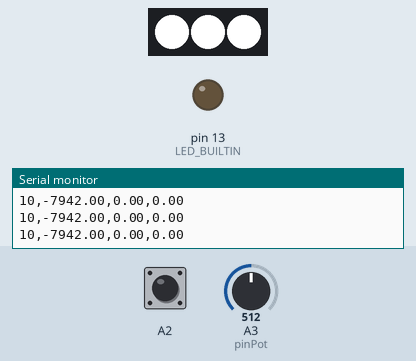
Recording of a sketch running on a simulated Arduino Uno, built with avr-gcc and run on an emulated ATmega328P. Shown: 3 RGB LEDs in strip order, left to right, output pins drawn as LEDs (lit = HIGH), the last lines printed to the serial monitor. The test bench sets the inputs (shaded band); at power-on: A3 (pinPot) = 512, A2 HIGH. Dim RGB values are drawn brighter than linear.

Above: at 1.2 s.
1.3 s: A3 (pinPot) set to 277
2.8 s: A3 (pinPot) set to 247
At 3.2 s:
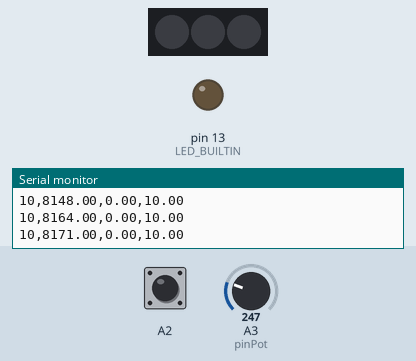
4.3 s: A2 pulled LOW for 0.15 s
At 4.6 s:
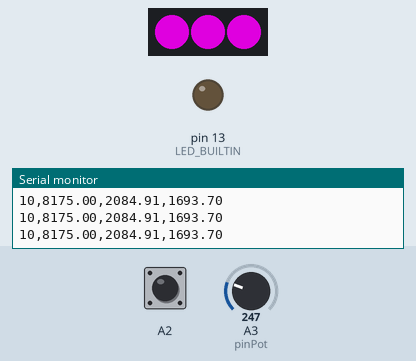
7.3 s: A2 pulled LOW for 1 s
At 8.55 s:
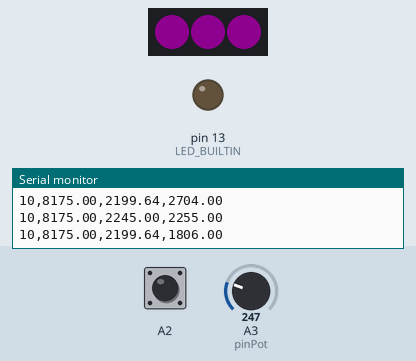
10.3 s: A2 pulled LOW for 1 s
At 11.2 s:
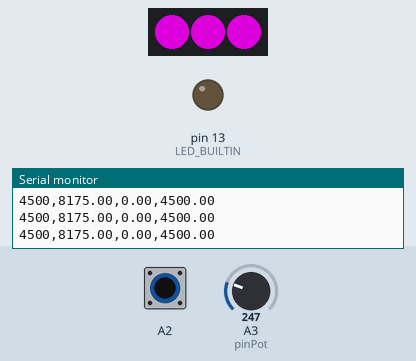
13.3 s: A2 pulled LOW for 3.2 s
Timing chart, 0 to 18.4 s (numbered marks = the images above; inputs shaded):
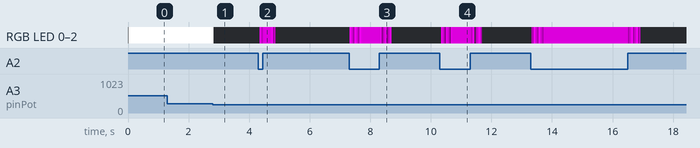

Measured:
- the behaviour switches between 263 and 262 on A3 (pinPot) (found by bisection; images 0 and 1)
- after the input at 2.8 s, RGB LED 0–2: RGB(255, 255, 255) → off at once

The sketch:

capacitive_sensing_advanced.ino
```cpp
#include <FastLED.h>
#include <CapacitiveSensor.h>
//#include <AnalogSmooth.h>
#include <Average.h>

/**
 * 1M resistor between pins A4 & A2
 * Pin A2 is our sensing pin, that means you can connect your capacitive material to this pin
 * add a wire and or foil if desired.
 */

CapacitiveSensor   cap = CapacitiveSensor(A4,A2);

const int pinPot = A3;
const int NUM_LEDS = 3;

float threshold; // this is the variable where we will store our trigger value
float fadeLevel;
CRGB leds[NUM_LEDS];

float EMA_a = 0.6;      //initialization of EMA alpha
int EMA_S = 0;          //initialization of EMA S

//AnalogSmooth smooth = AnalogSmooth(5);
Average<float> ave(10);
Average<float> aveLum(40);

float mapf(float x, float in_min, float in_max, float out_min, float out_max)
{
    return (x - in_min) * (out_max - out_min) / (in_max - in_min) + out_min;
}

void setup()
{
  pinMode(LED_BUILTIN, OUTPUT);
  pinMode(pinPot, INPUT);

  //FastLED.addLeds<APA102, DATA_PIN, CLOCK_PIN>(leds, NUM_LEDS);
  FastLED.addLeds<APA102, 4, 3>(leds, NUM_LEDS);

   //cap.set_CS_AutocaL_Millis(0xFFFFFFFF);     // turn off autocalibrate on channel 1 - just as an example
   Serial.begin(9600);
}

float read_threshold() {
  int val;
  for(int i = 0; i < 4; i++) {
    val += analogRead(pinPot);
    delay(2);
  }
  val = val >> 2;

  EMA_S = (EMA_a*val) + ((1-EMA_a)*EMA_S);

  return (float)EMA_S;
}

void led_proximity(float level) {
  //if(level > 1.0) return;
  for(int i = 0; i < NUM_LEDS; i++) {
    leds[i] = CRGB(level, 0, level);
    fadeLevel = level;
    //leds[i].fadeToBlackBy( fadeLevel );
  }
}

void led_touch() {
  for(int i = 0; i < NUM_LEDS; i++) {
    leds[i] = CRGB::White;
  }
}

void led_clear() {
  for(int i = 0; i < NUM_LEDS; i++) {
    leds[i] = CRGB::Black;
  }
}

void loop()
{
    long reading = 0;
    float n, dev, lum, mn;

    for(int i = 0; i < 4; i++) {
      reading += cap.capacitiveSensor(30);
      delay(2); // space readings 2ms each
    }
    reading = reading >> 2; // divide by four

    threshold = read_threshold();

    led_clear();
    if(reading > threshold) {
      led_touch();
    } else {
      //n = 1.0f - mapf(1.0*reading, .0, threshold, .0, 1.0 );
      ave.push(reading);
      dev = abs(ave.stddev());
      //lum = mapf(dev, 0, 10, 0, 255);
      //aveLum.push(lum);
      mn = ave.mean();
//      stat.add(n);
//      double dev = stat.pop_stdev();
      if(mn > 160.0) {
        led_proximity(mn);
      }
    }
    FastLED.show();

    Serial.print(reading);
    Serial.print(",");
    Serial.print(threshold);
    Serial.print(",");
    Serial.print(dev);
    Serial.print(",");
    Serial.println(mn);

    // limit the frequency rate of the loop
    delay(10); // ms = 1 / delay value
}
```
